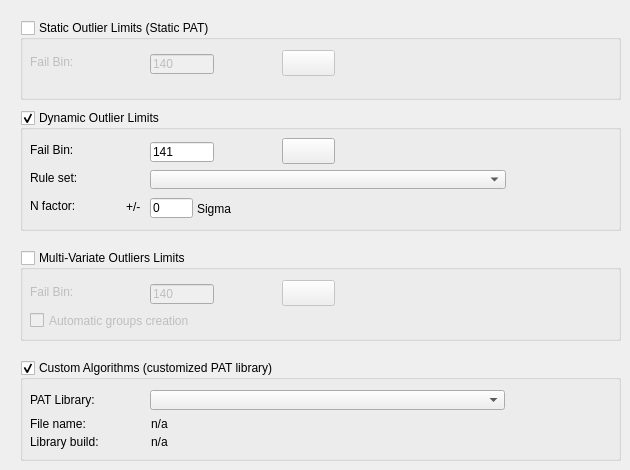
     <widget class="QWidget" name="tabOutliersRules">
      <attribute name="title">
       <string>Outlier rules</string>
      </attribute>
      <widget class="QGroupBox" name="groupBoxStatic">
       <property name="geometry">
        <rect>
         <x>20</x>
         <y>20</y>
         <width>601</width>
         <height>80</height>
        </rect>
       </property>
       <property name="title">
        <string>Static Outlier Limits (Static PAT)</string>
       </property>
       <property name="checkable">
        <bool>true</bool>
       </property>
       <property name="checked">
        <bool>false</bool>
       </property>
       <widget class="QLineEdit" name="lineEditFailStatic">
        <property name="geometry">
         <rect>
          <x>130</x>
          <y>34</y>
          <width>64</width>
          <height>20</height>
         </rect>
        </property>
        <property name="toolTip">
         <string>Defines the default Bin to issue when failing the Static PAT limits  (hard bin &amp; soft bin)</string>
        </property>
        <property name="text">
         <string>140</string>
        </property>
       </widget>
       <widget class="QLabel" name="textLabel2_2_2_2">
        <property name="geometry">
         <rect>
          <x>10</x>
          <y>33</y>
          <width>102</width>
          <height>18</height>
         </rect>
        </property>
        <property name="maximumSize">
         <size>
          <width>32767</width>
          <height>32767</height>
         </size>
        </property>
        <property name="text">
         <string>Fail Bin:</string>
        </property>
        <property name="alignment">
         <set>Qt::AlignVCenter</set>
        </property>
        <property name="wordWrap">
         <bool>true</bool>
        </property>
       </widget>
       <widget class="GColorPushButton" name="pushButtonEditStaticColor">
        <property name="geometry">
         <rect>
          <x>262</x>
          <y>30</y>
          <width>53</width>
          <height>26</height>
         </rect>
        </property>
        <property name="toolTip">
         <string>Define the Bin color assigned to Static PAT failures</string>
        </property>
        <property name="text">
         <string/>
        </property>
        <property name="autoDefault">
         <bool>false</bool>
        </property>
       </widget>
      </widget>
      <widget class="QGroupBox" name="groupBoxDynamic">
       <property name="geometry">
        <rect>
         <x>20</x>
         <y>110</y>
         <width>601</width>
         <height>121</height>
        </rect>
       </property>
       <property name="title">
        <string>Dynamic Outlier Limits</string>
       </property>
       <property name="checkable">
        <bool>true</bool>
       </property>
       <widget class="QComboBox" name="comboBoxRuleSet">
        <property name="geometry">
         <rect>
          <x>130</x>
          <y>60</y>
          <width>356</width>
          <height>19</height>
         </rect>
        </property>
        <property name="toolTip">
         <string>Default Outlier Identification Rule to use (can be later edited for each parameter)</string>
        </property>
       </widget>
       <widget class="QLabel" name="textLabelRuleFactor">
        <property name="geometry">
         <rect>
          <x>10</x>
          <y>87</y>
          <width>87</width>
          <height>18</height>
         </rect>
        </property>
        <property name="maximumSize">
         <size>
          <width>32767</width>
          <height>32767</height>
         </size>
        </property>
        <property name="text">
         <string>N factor:</string>
        </property>
        <property name="alignment">
         <set>Qt::AlignVCenter</set>
        </property>
        <property name="wordWrap">
         <bool>true</bool>
        </property>
       </widget>
       <widget class="QLabel" name="textLabel2_2_2_2_3">
        <property name="geometry">
         <rect>
          <x>10</x>
          <y>31</y>
          <width>102</width>
          <height>18</height>
         </rect>
        </property>
        <property name="maximumSize">
         <size>
          <width>32767</width>
          <height>32767</height>
         </size>
        </property>
        <property name="text">
         <string>Fail Bin:</string>
        </property>
        <property name="alignment">
         <set>Qt::AlignVCenter</set>
        </property>
        <property name="wordWrap">
         <bool>true</bool>
        </property>
       </widget>
       <widget class="QLabel" name="textLabelRuleFactorPrefix">
        <property name="geometry">
         <rect>
          <x>106</x>
          <y>88</y>
          <width>22</width>
          <height>18</height>
         </rect>
        </property>
        <property name="maximumSize">
         <size>
          <width>32767</width>
          <height>32767</height>
         </size>
        </property>
        <property name="text">
         <string>+/-</string>
        </property>
        <property name="alignment">
         <set>Qt::AlignVCenter</set>
        </property>
        <property name="wordWrap">
         <bool>true</bool>
        </property>
       </widget>
       <widget class="QLabel" name="textLabelRuleFactorSuffix">
        <property name="geometry">
         <rect>
          <x>177</x>
          <y>90</y>
          <width>66</width>
          <height>18</height>
         </rect>
        </property>
        <property name="maximumSize">
         <size>
          <width>32767</width>
          <height>32767</height>
         </size>
        </property>
        <property name="text">
         <string>Sigma</string>
        </property>
        <property name="alignment">
         <set>Qt::AlignVCenter</set>
        </property>
        <property name="wordWrap">
         <bool>true</bool>
        </property>
       </widget>
       <widget class="QLineEdit" name="lineEditFailDynamic">
        <property name="geometry">
         <rect>
          <x>130</x>
          <y>32</y>
          <width>64</width>
          <height>20</height>
         </rect>
        </property>
        <property name="toolTip">
         <string>Defines the default Bin to issue when failing the Static PAT limits  (hard bin &amp; soft bin)</string>
        </property>
        <property name="text">
         <string>141</string>
        </property>
       </widget>
       <widget class="GColorPushButton" name="pushButtonEditDynamicColor">
        <property name="geometry">
         <rect>
          <x>262</x>
          <y>28</y>
          <width>53</width>
          <height>26</height>
         </rect>
        </property>
        <property name="toolTip">
         <string>Define the Bin color assigned to Dynamic PAT failures</string>
        </property>
        <property name="text">
         <string/>
        </property>
        <property name="autoDefault">
         <bool>false</bool>
        </property>
       </widget>
       <widget class="QLineEdit" name="lineEditRuleFactor">
        <property name="geometry">
         <rect>
          <x>130</x>
          <y>88</y>
          <width>43</width>
          <height>20</height>
         </rect>
        </property>
        <property name="toolTip">
         <string>Rule factor. E.g: 6 for +/- 6sigma rule type, or 10% for a +/-10% limits rule type...</string>
        </property>
        <property name="text">
         <string>0</string>
        </property>
       </widget>
       <widget class="QLabel" name="textLabel2_2_2_2_3_2">
        <property name="geometry">
         <rect>
          <x>10</x>
          <y>59</y>
          <width>102</width>
          <height>18</height>
         </rect>
        </property>
        <property name="maximumSize">
         <size>
          <width>32767</width>
          <height>32767</height>
         </size>
        </property>
        <property name="text">
         <string>Rule set:</string>
        </property>
        <property name="alignment">
         <set>Qt::AlignVCenter</set>
        </property>
        <property name="wordWrap">
         <bool>true</bool>
        </property>
       </widget>
      </widget>
      <widget class="QGroupBox" name="groupBoxCustomAlgorithm">
       <property name="geometry">
        <rect>
         <x>20</x>
         <y>360</y>
         <width>601</width>
         <height>101</height>
        </rect>
       </property>
       <property name="title">
        <string>Custom Algorithms (customized PAT library)</string>
       </property>
       <property name="checkable">
        <bool>true</bool>
       </property>
       <widget class="QComboBox" name="comboBoxCustomPatLib">
        <property name="geometry">
         <rect>
          <x>130</x>
          <y>30</y>
          <width>355</width>
          <height>20</height>
         </rect>
        </property>
        <property name="toolTip">
         <string>Select which PAT library to use for this recipe</string>
        </property>
       </widget>
       <widget class="QLabel" name="textLabel1_2_2">
        <property name="geometry">
         <rect>
          <x>10</x>
          <y>56</y>
          <width>100</width>
          <height>16</height>
         </rect>
        </property>
        <property name="maximumSize">
         <size>
          <width>32767</width>
          <height>32767</height>
         </size>
        </property>
        <property name="text">
         <string>File name:</string>
        </property>
        <property name="alignment">
         <set>Qt::AlignVCenter</set>
        </property>
        <property name="wordWrap">
         <bool>false</bool>
        </property>
       </widget>
       <widget class="QLabel" name="textLabel_CustomPatLib_File">
        <property name="geometry">
         <rect>
          <x>131</x>
          <y>56</y>
          <width>461</width>
          <height>16</height>
         </rect>
        </property>
        <property name="maximumSize">
         <size>
          <width>32767</width>
          <height>32767</height>
         </size>
        </property>
        <property name="text">
         <string>n/a</string>
        </property>
        <property name="alignment">
         <set>Qt::AlignVCenter</set>
        </property>
        <property name="wordWrap">
         <bool>false</bool>
        </property>
       </widget>
       <widget class="QLabel" name="textLabel_CustomPatLib_Revision">
        <property name="geometry">
         <rect>
          <x>131</x>
          <y>74</y>
          <width>461</width>
          <height>16</height>
         </rect>
        </property>
        <property name="maximumSize">
         <size>
          <width>32767</width>
          <height>32767</height>
         </size>
        </property>
        <property name="text">
         <string>n/a</string>
        </property>
        <property name="alignment">
         <set>Qt::AlignVCenter</set>
        </property>
        <property name="wordWrap">
         <bool>false</bool>
        </property>
       </widget>
       <widget class="QLabel" name="textLabel1_2">
        <property name="geometry">
         <rect>
          <x>10</x>
          <y>32</y>
          <width>100</width>
          <height>16</height>
         </rect>
        </property>
        <property name="maximumSize">
         <size>
          <width>32767</width>
          <height>32767</height>
         </size>
        </property>
        <property name="text">
         <string>PAT Library:</string>
        </property>
        <property name="alignment">
         <set>Qt::AlignVCenter</set>
        </property>
        <property name="wordWrap">
         <bool>false</bool>
        </property>
       </widget>
       <widget class="QLabel" name="textLabel1_2_2_2">
        <property name="geometry">
         <rect>
          <x>10</x>
          <y>74</y>
          <width>100</width>
          <height>16</height>
         </rect>
        </property>
        <property name="maximumSize">
         <size>
          <width>32767</width>
          <height>32767</height>
         </size>
        </property>
        <property name="text">
         <string>Library build:</string>
        </property>
        <property name="alignment">
         <set>Qt::AlignVCenter</set>
        </property>
        <property name="wordWrap">
         <bool>false</bool>
        </property>
       </widget>
      </widget>
      <widget class="QGroupBox" name="groupBoxMVPAT">
       <property name="geometry">
        <rect>
         <x>20</x>
         <y>250</y>
         <width>601</width>
         <height>91</height>
        </rect>
       </property>
       <property name="title">
        <string>Multi-Variate Outliers Limits</string>
       </property>
       <property name="checkable">
        <bool>true</bool>
       </property>
       <property name="checked">
        <bool>false</bool>
       </property>
       <widget class="QLineEdit" name="lineEditMVPATBin">
        <property name="geometry">
         <rect>
          <x>130</x>
          <y>34</y>
          <width>64</width>
          <height>20</height>
         </rect>
        </property>
        <property name="toolTip">
         <string>Defines the default Bin to issue when failing the Static PAT limits  (hard bin &amp; soft bin)</string>
        </property>
        <property name="text">
         <string>140</string>
        </property>
       </widget>
       <widget class="QLabel" name="textLabelMVPATBin">
        <property name="geometry">
         <rect>
          <x>10</x>
          <y>33</y>
          <width>102</width>
          <height>18</height>
         </rect>
        </property>
        <property name="maximumSize">
         <size>
          <width>32767</width>
          <height>32767</height>
         </size>
        </property>
        <property name="text">
         <string>Fail Bin:</string>
        </property>
        <property name="alignment">
         <set>Qt::AlignVCenter</set>
        </property>
        <property name="wordWrap">
         <bool>true</bool>
        </property>
       </widget>
       <widget class="GColorPushButton" name="pushButtonMVPATBinColor">
        <property name="geometry">
         <rect>
          <x>262</x>
          <y>30</y>
          <width>53</width>
          <height>26</height>
         </rect>
        </property>
        <property name="toolTip">
         <string>Define the Bin color assigned to Static PAT failures</string>
        </property>
        <property name="text">
         <string/>
        </property>
        <property name="autoDefault">
         <bool>false</bool>
        </property>
       </widget>
       <widget class="QCheckBox" name="checkBoxMVPATAutoGroupCreation">
        <property name="geometry">
         <rect>
          <x>10</x>
          <y>60</y>
          <width>161</width>
          <height>21</height>
         </rect>
        </property>
        <property name="text">
         <string>Automatic groups creation</string>
        </property>
       </widget>
      </widget>
     </widget>
